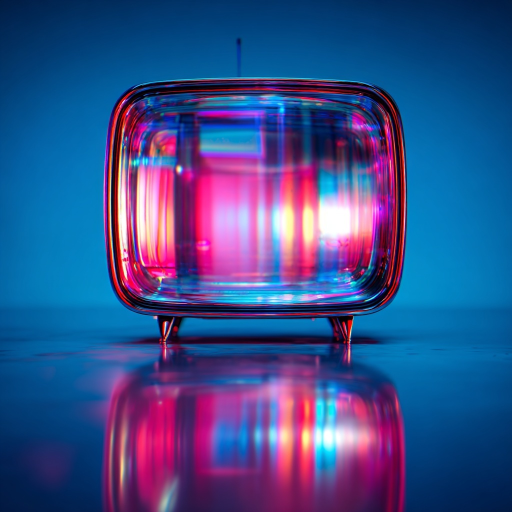
#> input picture docs/images/shadow_pipeline_example/00_original.png, 1024 x 1024 px (shown at 1/2 size)
$ python process_enhanced_shadows.py --image ../docs/images/shadow_pipeline_example/00_original.png   (older library calls are emulated)
#> lines starting #> are read from the running program, lines starting #| are printed output that depends on the picture; after the words box and inside, x2 and y2 are one past the last pixel; in counts of white or black regions, pixels touching at a corner belong together
### src/copy_that/shadowlab/pipeline.py
"""
Multi-stage shadow extraction pipeline for Midjourney-style images.

Implements 8-stage processing chain:
1. Input & Preprocessing
2. Illumination-Invariant View
3. Classical Shadow Candidates
4. ML Shadow Mask
5. Intrinsic Image Decomposition
6. Depth & Surface Normals
7. Lighting Fit & Consistency
8. Fusion & Token Generation

Emits:
- ShadowStageResult[] (structured per-stage outputs)
- ShadowVisualLayer[] (visualization metadata)
- ShadowTokenSet (final consolidated tokens)
"""

import json
import math
from dataclasses import dataclass, field
from datetime import UTC, datetime
from enum import StrEnum
from pathlib import Path
from typing import Any

import cv2
import numpy as np


# [13 lines left out: function _json_default, not called in this run]


class VisualLayerType(StrEnum):
    """Visual layer render type."""

    RGB = "rgb"
    GRAYSCALE_MAP = "grayscale_map"
    HEATMAP = "heatmap"
    MASK_OVERLAY = "mask_overlay"
    DEPTH = "depth"
    NORMAL = "normal"
    COMPOSITE = "composite"


class BlendMode(StrEnum):
    """Layer blend mode."""

    NORMAL = "normal"
    MULTIPLY = "multiply"
    SCREEN = "screen"
    OVERLAY = "overlay"


@dataclass
class RenderParams:
    """Rendering parameters for visual layer."""

    colormap: str | None = None
    opacity: float = 1.0
    blend_mode: BlendMode = BlendMode.NORMAL
    value_range: tuple[float, float] | None = None

    # [7 lines left out: function to_dict, not called in this run]


@dataclass
class UIConfig:
    """UI configuration for visual layer."""

    title: str
    subtitle: str | None = None
    default_visible: bool = True

    # [6 lines left out: function to_dict, not called in this run]


@dataclass
class ShadowVisualLayer:
    """Visualization layer definition."""

    id: str
    stage_id: str
    type: VisualLayerType
    source_artifact: str
    render_params: RenderParams
    ui: UIConfig

    # [9 lines left out: function to_dict, not called in this run]


@dataclass
class ShadowStageResult:
    """Result from a single stage of the pipeline."""

    id: str
    name: str
    description: str
    inputs: list[str]
    outputs: list[str]
    metrics: dict[str, float] = field(default_factory=dict)
    artifacts: dict[str, str] = field(default_factory=dict)
    visual_layers: list[str] = field(default_factory=list)
    stage_narrative: str = ""
    duration_ms: float = 0.0

    # [13 lines left out: function to_dict, not called in this run]


@dataclass
class LightDirection:
    """Light direction in spherical coordinates."""

    azimuth_deg: float  # 0-360
    elevation_deg: float  # -90 to 90

    def to_dict(self) -> dict[str, float]:
        return {"azimuth_deg": self.azimuth_deg, "elevation_deg": self.elevation_deg}


@dataclass
class ShadowClusterStats:
    """Statistics for a shadow cluster region."""

    cluster_id: int
    region_label: str | None = None
    coverage: float = 0.0  # 0-1
    mean_strength: float = 0.0  # 0-1

    # [7 lines left out: function to_dict, not called in this run]


@dataclass
class ShadowTokens:
    """Shadow token metrics."""

    coverage: float  # Fraction of image in shadow
    mean_strength: float  # Average shadow opacity
    edge_softness_mean: float  # Penumbra width
    edge_softness_std: float  # Penumbra variation
    key_light_direction: LightDirection
    key_light_softness: float  # 0-1, how soft is main light
    physics_consistency: float  # 0-1, how physically plausible
    style_label: str | None = None
    style_embedding: list[float] | None = None
    shadow_cluster_stats: list[ShadowClusterStats] = field(default_factory=list)

    # [13 lines left out: function to_dict, not called in this run]


@dataclass
class ShadowTokenSet:
    """Final consolidated shadow token set."""

    image_id: str
    timestamp: str = field(
        default_factory=lambda: datetime.now(UTC).replace(tzinfo=None).isoformat()
    )
    shadow_tokens: ShadowTokens = field(
        default_factory=lambda: ShadowTokens(
            coverage=0.0,
            mean_strength=0.0,
            edge_softness_mean=0.0,
            edge_softness_std=0.0,
            key_light_direction=LightDirection(180.0, 45.0),
            key_light_softness=0.5,
            physics_consistency=0.5,
        )
    )

    # [6 lines left out: function to_dict, not called in this run]

    def to_json(self) -> str:
        """Serialize to JSON."""
        return json.dumps(self.to_dict(), indent=2, default=_json_default)


class ShadowPipeline:
    """
    Multi-stage shadow extraction pipeline.

    Manages the flow through all 8 stages and produces structured outputs.
    """

    # [130 lines left out: functions __init__, register_stage, register_artifact, get_results_summary, save_results, save_artifact and 2 more, not called in this run]


def illumination_invariant_v(rgb: np.ndarray) -> np.ndarray:
    """
    Compute illumination-invariant brightness map.

    Uses HSV value channel (brightness) as the primary illumination signal.

    Args:
        rgb: RGB image, float32 in [0, 1]

    Returns:
        Grayscale illumination map, float32 in [0, 1]
    """
    # Convert to HSV
    rgb_uint8 = (rgb * 255).astype(np.uint8)
    hsv = cv2.cvtColor(rgb_uint8, cv2.COLOR_RGB2HSV)

    # Extract V (value/brightness) channel
    v_channel = hsv[:, :, 2].astype(np.float32) / 255.0

    # Optional: contrast stretching for emphasis
    v_min, v_max = np.percentile(v_channel, [2, 98])
    if v_max > v_min:
        v_stretched = (v_channel - v_min) / (v_max - v_min)
        v_stretched = np.clip(v_stretched, 0, 1)
    else:
        v_stretched = v_channel

    return v_stretched.astype(np.float32)


# ============================================================================
# TASK 2: Classical Shadow Candidates
# ============================================================================


def classical_shadow_candidates(
    v: np.ndarray, threshold_percentile: float = 20.0, min_area: int = 10
) -> np.ndarray:
    """
    Classical shadow detection via adaptive thresholding and morphology.

    Args:
        v: Illumination map from illumination_invariant_v()
        threshold_percentile: Percentile for darkness threshold (lower = darker)
        min_area: Minimum connected component size in pixels

    Returns:
        Soft shadow mask in [0, 1]
    """
    v_uint8 = (v * 255).astype(np.uint8)

    # Step 1: Adaptive thresholding
    # Compute local mean in 31x31 neighborhood
    local_mean = cv2.blur(v_uint8, (31, 31))

    # Threshold: pixels significantly darker than local mean
    threshold = np.percentile(v_uint8, threshold_percentile)
    dark_mask = v_uint8 < (local_mean * 0.8)
    dark_mask = dark_mask & (v_uint8 < threshold)

    # Step 2: Morphological cleanup (open to remove noise)
    kernel = cv2.getStructuringElement(cv2.MORPH_ELLIPSE, (5, 5))
    dark_clean = cv2.morphologyEx(dark_mask.astype(np.uint8), cv2.MORPH_OPEN, kernel)

    # Step 3: Remove small components
    from scipy import ndimage

    labeled, n_labels = ndimage.label(dark_clean)
    sizes = ndimage.sum(dark_clean, labeled, range(n_labels + 1))

    size_mask = sizes >= min_area
    dark_filtered = size_mask[labeled]

    # Step 4: Soft mask via distance transform
    dist_transform = cv2.distanceTransform(
        dark_filtered.astype(np.uint8), cv2.DIST_L2, cv2.DIST_MASK_PRECISE
    )

    # Normalize to [0, 1]
    if dist_transform.max() > 0:
        soft_mask = dist_transform / dist_transform.max()
    else:
        soft_mask = dist_transform

    return soft_mask.astype(np.float32)


# ============================================================================
# TASK 3: ML Shadow Model
# ============================================================================

# Global cache for shadow detection model (load once, reuse)
_shadow_model = None
_shadow_processor = None
_shadow_device = None
_shadow_load_attempted = False
_shadow_load_failed = False


# [307 lines left out: functions _get_shadow_model, _multi_scale_shadow_features, _recurrent_attention_refinement, _enhanced_classical_shadow, run_shadow_model, not called in this run]


# ============================================================================
# SAM (Segment Anything) for Boundary Refinement
# ============================================================================

# Global cache for SAM model
_sam_model = None
_sam_processor = None
_sam_device = None
_sam_load_attempted = False
_sam_load_failed = False


# [168 lines left out: functions _get_sam_model, _refine_shadow_boundaries_sam, run_shadow_model_with_sam, not called in this run]


# ============================================================================
# TASK 4: Depth and Intrinsic Decomposition
# ============================================================================


# Global cache for MiDaS model (load once, reuse)
_midas_model = None
_midas_transform = None
_midas_device = None
_midas_load_attempted = False
_midas_load_failed = False


# [558 lines left out: functions _get_midas_model, _fallback_depth_estimation, run_midas_depth, _multi_scale_retinex, _estimate_shading_from_reflectance, _color_constancy_correction and 8 more, not called in this run]

### scripts/process_enhanced_shadows.py
#!/usr/bin/env python3
"""
Enhanced Shadow Pipeline Processing Script

Processes all test images with upgraded models:
- ZoeDepth for depth estimation (instead of MiDaS)
- Omnidata for surface normals (instead of depth-derived)
- BDRAR for shadow detection (instead of BDRAR-style classical)
- IntrinsicNet for intrinsic decomposition (instead of MSR)

Outputs to: test_images/processedImageShadows_enhanced/
Also generates comparison images vs original processing.

Run: uv run python scripts/process_enhanced_shadows.py [--device cuda]
"""

import argparse
import sys
from pathlib import Path

import cv2
import numpy as np

# Add project to path
sys.path.insert(0, str(Path(__file__).parent.parent / "src"))

from copy_that.shadowlab import (
    classical_shadow_candidates,
    decompose_intrinsic_intrinsicnet,
    # New enhanced models
    estimate_depth,
    estimate_normals,
    # Original pipeline functions
    illumination_invariant_v,
    run_bdrar,
    run_shadow_model,
)


def apply_colormap(gray: np.ndarray, colormap: int = cv2.COLORMAP_VIRIDIS) -> np.ndarray:
    """Apply colormap to grayscale image for visualization."""
    gray_uint8 = (np.clip(gray, 0, 1) * 255).astype(np.uint8)
    colored = cv2.applyColorMap(gray_uint8, colormap)
    return cv2.cvtColor(colored, cv2.COLOR_BGR2RGB).astype(np.float32) / 255.0


def save_image(img: np.ndarray, path: Path, is_rgb: bool = True):
    """Save image, handling RGB/BGR conversion."""
    img_uint8 = (np.clip(img, 0, 1) * 255).astype(np.uint8)
    if is_rgb and img.ndim == 3:
        img_uint8 = cv2.cvtColor(img_uint8, cv2.COLOR_RGB2BGR)
    cv2.imwrite(str(path), img_uint8)


# [35 lines left out: function create_comparison_grid, not called in this run]


def process_image_enhanced(
    image_path: Path,
    output_dir: Path,
    device: str = "cpu",
    generate_comparison: bool = True,
) -> dict:
    """
    Process a single image with enhanced models.

    Args:
        image_path: Path to input image
        output_dir: Directory for outputs
        device: Compute device ("cuda", "mps", "cpu")
        generate_comparison: Whether to generate comparison grid

    Returns:
        Dictionary with processing results
    """
    print(f"\n{'=' * 60}")
    print(f"Processing: {image_path.name}")
    print(f"{'=' * 60}")

    # Create output directory
    output_dir.mkdir(parents=True, exist_ok=True)

    # Load image
    img_bgr = cv2.imread(str(image_path))
    if img_bgr is None:
        print(f"  ERROR: Could not load {image_path}")
        return {}

    rgb = cv2.cvtColor(img_bgr, cv2.COLOR_BGR2RGB).astype(np.float32) / 255.0
    h, w = rgb.shape[:2]
    print(f"  Image size: {w}x{h}")

    results = {"image_path": str(image_path), "size": (w, h)}

    # Save original
    print("  [01] Saving original...")
    save_image(rgb, output_dir / "00_original.png")

    # Stage 02: Illumination (same as before)
    print("  [02] Computing illumination invariant...")
    illum = illumination_invariant_v(rgb)
    illum_vis = apply_colormap(illum, cv2.COLORMAP_INFERNO)
    save_image(illum_vis, output_dir / "02_illumination.png")

    # Stage 03: Classical (same as before)
    print("  [03] Computing classical shadow candidates...")
    classical = classical_shadow_candidates(illum)
    save_image(classical, output_dir / "03_classical.png", is_rgb=False)

    # Stage 04a: BDRAR Shadow Detection (NEW)
    print("  [04a] Running BDRAR shadow detection...")
    try:
        bdrar_shadow = run_bdrar(rgb, device=device)
        bdrar_vis = apply_colormap(bdrar_shadow, cv2.COLORMAP_MAGMA)
        save_image(bdrar_vis, output_dir / "04a_bdrar_shadow.png")
        results["bdrar_available"] = True
    except Exception as e:
        print(f"       BDRAR failed: {e}, using fallback")
        bdrar_shadow = run_shadow_model(rgb, high_quality=False)
        bdrar_vis = apply_colormap(bdrar_shadow, cv2.COLORMAP_MAGMA)
        save_image(bdrar_vis, output_dir / "04a_bdrar_shadow.png")
        results["bdrar_available"] = False

    # Stage 04b: Original ML Shadow (for comparison)
    print("  [04b] Running original ML shadow detection...")
    ml_shadow = run_shadow_model(rgb, high_quality=True)
    ml_vis = apply_colormap(ml_shadow, cv2.COLORMAP_MAGMA)
    save_image(ml_vis, output_dir / "04b_original_shadow.png")

    # Stage 05a: IntrinsicNet Decomposition (NEW)
    print("  [05] Running IntrinsicNet decomposition...")
    try:
        intrinsic = decompose_intrinsic_intrinsicnet(img_bgr, device=device)
        reflectance = intrinsic["reflectance"]
        shading = intrinsic["shading"]
        method = intrinsic.get("method", "unknown")
        print(f"       Method used: {method}")

        # Convert BGR reflectance to RGB for saving
        if reflectance.shape[-1] == 3:
            reflectance_rgb = (
                cv2.cvtColor((reflectance * 255).astype(np.uint8), cv2.COLOR_BGR2RGB).astype(
                    np.float32
                )
                / 255.0
            )
        else:
            reflectance_rgb = reflectance

        save_image(reflectance_rgb, output_dir / "05a_reflectance.png")
        shading_vis = apply_colormap(shading, cv2.COLORMAP_VIRIDIS)
        save_image(shading_vis, output_dir / "05b_shading.png")
        results["intrinsic_method"] = method
    except Exception as e:
        print(f"       IntrinsicNet failed: {e}")
        results["intrinsic_method"] = "failed"

    # Stage 06a: ZoeDepth (NEW)
    print("  [06a] Running ZoeDepth estimation...")
    try:
        depth_zoe = estimate_depth(img_bgr, device=device, model_name="zoedepth")
        depth_zoe_vis = apply_colormap(depth_zoe, cv2.COLORMAP_PLASMA)
        save_image(depth_zoe_vis, output_dir / "06a_depth_zoedepth.png")
        results["zoedepth_available"] = True
    except Exception as e:
        print(f"       ZoeDepth failed: {e}, using fallback")
        depth_zoe = estimate_depth(img_bgr, device=device, model_name="midas")
        depth_zoe_vis = apply_colormap(depth_zoe, cv2.COLORMAP_PLASMA)
        save_image(depth_zoe_vis, output_dir / "06a_depth_zoedepth.png")
        results["zoedepth_available"] = False

    # Stage 06b: Omnidata Normals (NEW)
    print("  [06b] Running Omnidata normals estimation...")
    try:
        normals = estimate_normals(img_bgr, device=device, model_name="omnidata")
        # Normals visualization: map [-1,1] to [0,1]
        normals_vis = (normals + 1) / 2
        normals_vis = np.clip(normals_vis, 0, 1)
        save_image(normals_vis, output_dir / "06b_normals_omnidata.png")
        results["omnidata_available"] = True
    except Exception as e:
        print(f"       Omnidata failed: {e}, using depth-derived")
        # Fallback to depth-derived normals
        from copy_that.shadowlab.pipeline import depth_to_normals

        _, normals_vis = depth_to_normals(depth_zoe)
        save_image(normals_vis, output_dir / "06b_normals_omnidata.png")
        results["omnidata_available"] = False

    # Create comparison grid
    if generate_comparison:
        print("  [Grid] Creating comparison grid...")

        # Ensure all visualizations are 3-channel
        classical_vis = apply_colormap(classical, cv2.COLORMAP_HOT)

        # Create 2x3 grid manually
        grid_h, grid_w = h, w
        grid = np.zeros((grid_h * 2, grid_w * 3, 3), dtype=np.float32)

        # Row 1: Original, Illumination, Classical
        grid[0:grid_h, 0:grid_w] = rgb
        grid[0:grid_h, grid_w : grid_w * 2] = illum_vis
        grid[0:grid_h, grid_w * 2 : grid_w * 3] = classical_vis

        # Row 2: BDRAR Shadow, Shading, Depth
        grid[grid_h : grid_h * 2, 0:grid_w] = bdrar_vis
        if "shading_vis" in dir():
            grid[grid_h : grid_h * 2, grid_w : grid_w * 2] = shading_vis
        grid[grid_h : grid_h * 2, grid_w * 2 : grid_w * 3] = depth_zoe_vis

        save_image(grid, output_dir / "comparison_grid.png")

    # Create old vs new comparison if original exists
    old_dir = image_path.parent / "processedImageShadows" / image_path.stem
    if old_dir.exists() and generate_comparison:
        print("  [Comparison] Creating old vs new comparison...")
        create_old_vs_new_comparison(old_dir, output_dir, image_path.stem)

    print(f"  Done! Output saved to: {output_dir}")
    return results


# [31 lines left out: function create_old_vs_new_comparison, not called in this run]


def main():
    parser = argparse.ArgumentParser(description="Process images with enhanced shadow pipeline")
    parser.add_argument("--device", default="cpu", help="Compute device (cuda, mps, cpu)")
    parser.add_argument("--image", help="Process single image instead of all")
    parser.add_argument(
        "--no-comparison", action="store_true", help="Skip comparison grid generation"
    )
    args = parser.parse_args()

    # Paths
    test_images_dir = Path(__file__).parent.parent / "test_images"
    output_base = test_images_dir / "processedImageShadows_enhanced"

    # Get images to process
    if args.image:
        images = [Path(args.image)]
    else:
        # All Midjourney images
        images = sorted(test_images_dir.glob("IMG_*.jpeg"))

    print(f"\n{'=' * 60}")
    print("ENHANCED SHADOW PIPELINE PROCESSING")
    print(f"{'=' * 60}")
    print(f"Device: {args.device}")
    print(f"Output: {output_base}")
    print(f"Images: {len(images)}")
    print(f"{'=' * 60}")

    # Process each image
    all_results = []
    for image_path in images:
        output_dir = output_base / image_path.stem
        result = process_image_enhanced(
            image_path,
            output_dir,
            device=args.device,
            generate_comparison=not args.no_comparison,
        )
#> in process_image_enhanced, img_bgr is the input picture: shape (1024, 1024, 3); mean B, G, R 138.2, 78.1, 56.3
#> in process_image_enhanced, `rgb = cv2.cvtColor(img_bgr, cv2.COLOR_BGR2RGB).astype(np.float32) / 25..`:
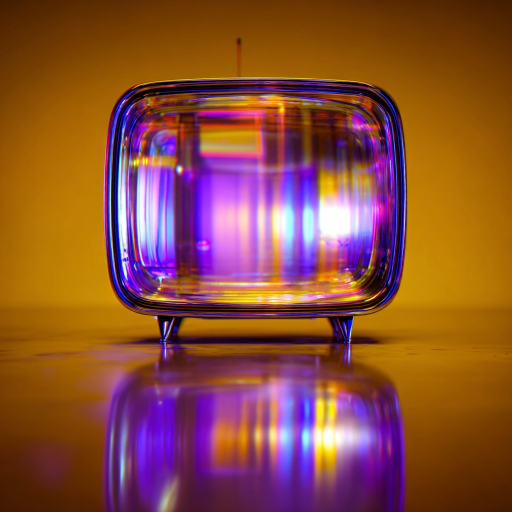
#> rgb: shape (1024, 1024, 3) float32 (shown at 1/2 size); mean B, G, R 0.221, 0.307, 0.542
#|   Image size: 1024x1024
#> in illumination_invariant_v, `v_channel = hsv[:, :, 2].astype(np.float32) / 255.0`:
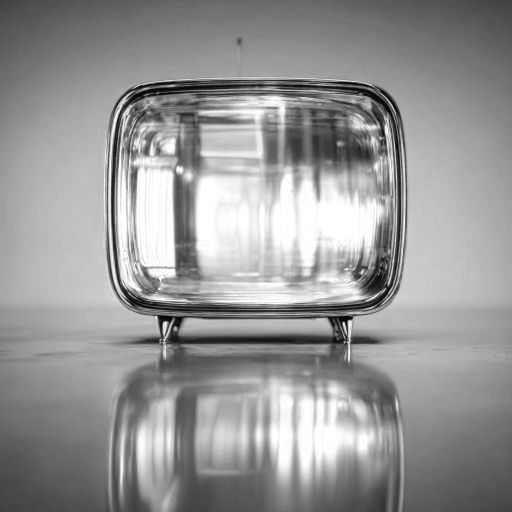
#> v_channel: shape (1024, 1024) float32 (shown at 1/2 size); min 0, max 1, mean 0.588
#> in illumination_invariant_v, `v_min, v_max = np.percentile(v_channel, [2, 98])`: v_min = 0.192; v_max = 1
#> in apply_colormap, `colored = cv2.applyColorMap(gray_uint8, colormap)`:
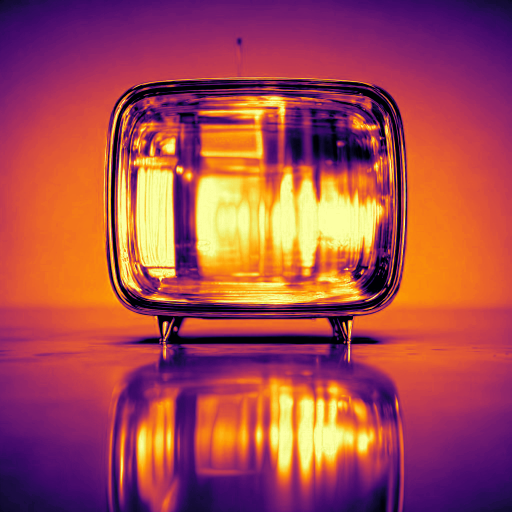
#> colored: shape (1024, 1024, 3) (shown at 1/2 size); mean B, G, R 79, 72.8, 165.5
#> in apply_colormap, `return cv2.cvtColor(colored, cv2.COLOR_BGR2RGB).astype(np.float32) / 2..`:
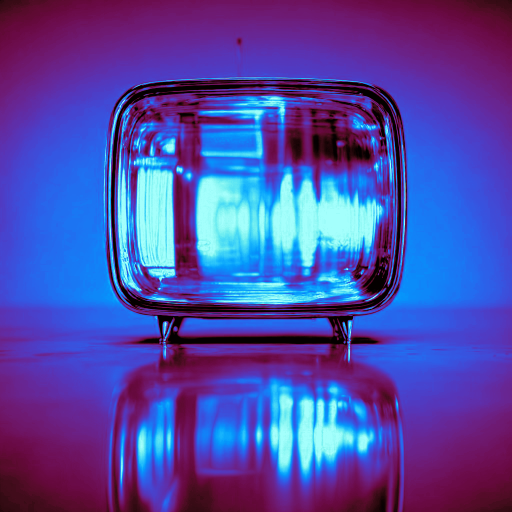
#> returned value: shape (1024, 1024, 3) float32 (shown at 1/2 size); mean of channels 0, 1, 2 0.649, 0.286, 0.311; drawn as B, G, R
#> in classical_shadow_candidates, `local_mean = cv2.blur(v_uint8, (31, 31))`:
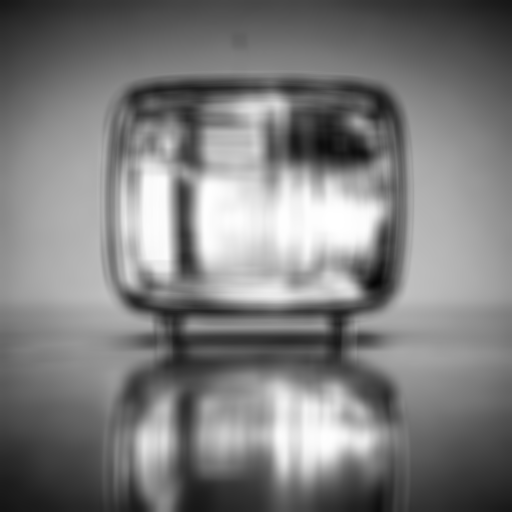
#> local_mean: shape (1024, 1024) (shown at 1/2 size); min 6, max 255, mean 124.8
#> in classical_shadow_candidates, `threshold = np.percentile(v_uint8, threshold_percentile)`: threshold = 68
#> in classical_shadow_candidates, `dark_mask = v_uint8 < (local_mean * 0.8)`:
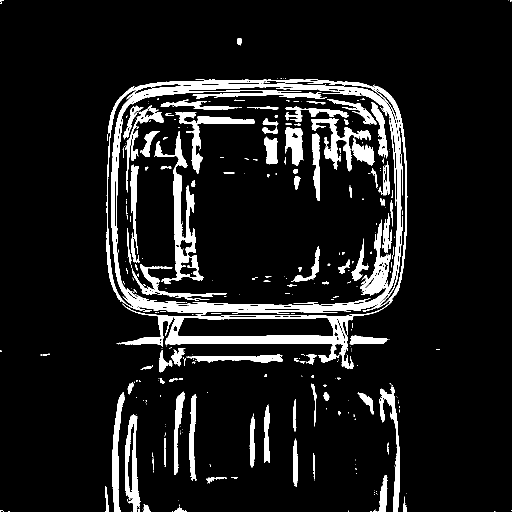
#> dark_mask: shape (1024, 1024) bool (shown at 1/2 size); 9.8% white; 399 white regions (277 under 20 px), largest, box (x1, y1, x2, y2) and area: (212, 159, 815, 738) 43519, (308, 263, 407, 568) 5058, (350, 224, 509, 347) 3158
#> in classical_shadow_candidates, `dark_mask = dark_mask & (v_uint8 < threshold)`:
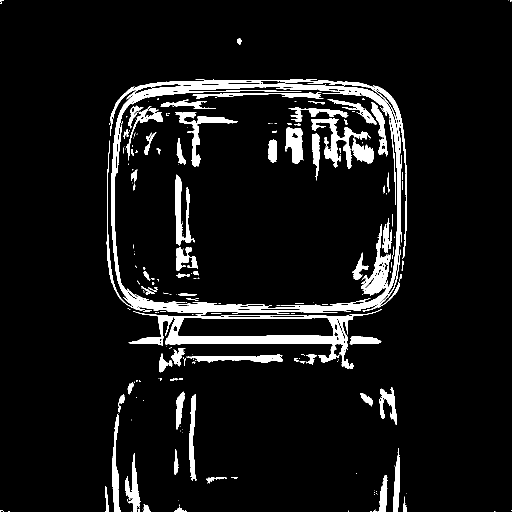
#> dark_mask: shape (1024, 1024) bool (shown at 1/2 size); 7.4% white; 287 white regions (192 under 20 px), largest, box (x1, y1, x2, y2) and area: (214, 160, 814, 625) 26654, (257, 618, 764, 738) 11434, (622, 237, 741, 338) 2846
#> (the rest of the program and of its run is left out)
